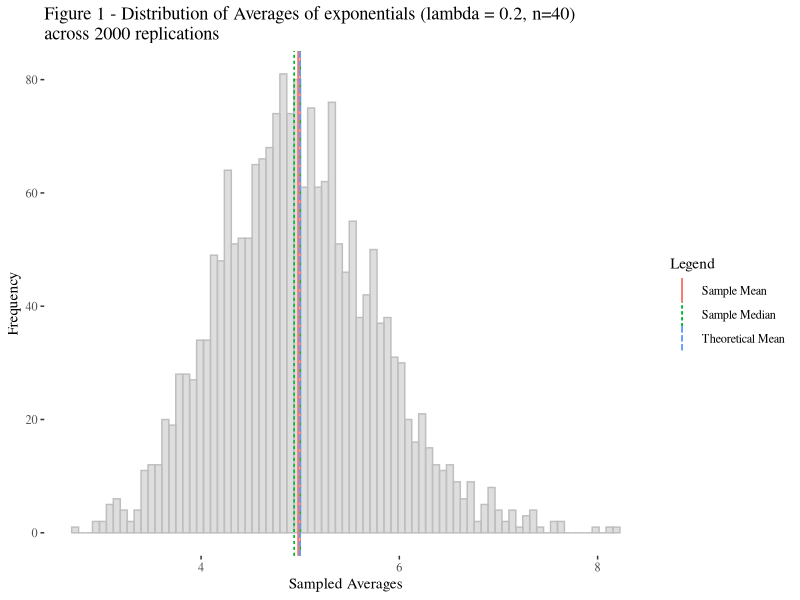
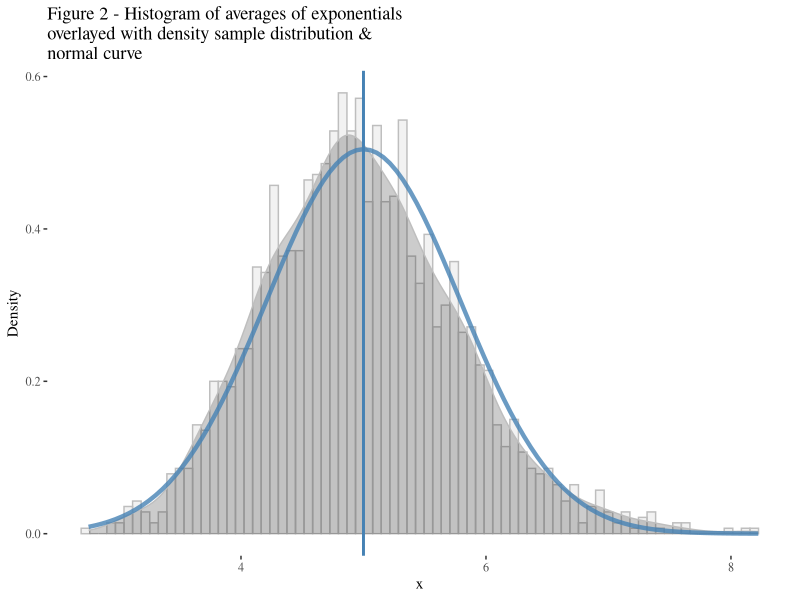

Write the R code that produced these figures, in order.
## ---- chunk 1
library(ggplot2)
library(ggthemes)
library(knitr)

set.seed(42)

lambda <- 0.2
no_exps <- 40
no_sims <- 2000
norm_vars <- data.frame(rnorm(2000,1/lambda,sqrt(0.625)))

set.seed(42)

exp_means <- mean(rexp(no_exps,lambda))
for(i in 1:(no_sims-1)){exp_means <- c(exp_means,mean(rexp(no_exps,lambda)))}

summary_stats <- data.frame(Legend = "Theoretical Mean", vals = 1/lambda)
summary_stats <- rbind(summary_stats,data.frame(Legend = "Sample Mean", vals = mean(exp_means)))
summary_stats <- rbind(summary_stats, data.frame(Legend = "Sample Median", vals = median(exp_means)))
## ---- chunk 2
ggplot() + geom_histogram(data = data.frame(x=exp_means), aes(x=x),binwidth = 0.07,  fill = "grey",alpha = 0.5, 
                          colour = "grey") + 
        geom_vline(data = summary_stats,aes(xintercept = 1/lambda, color = Legend, linetype = Legend), show_guide = TRUE) + 
        geom_vline(data = summary_stats,aes(xintercept = vals, color = Legend, linetype = Legend),show_guide = TRUE) + 
        geom_vline(data = summary_stats,aes(xintercept = vals, color = Legend, linetype = Legend),show_guide = TRUE) +
        ggtitle("Figure 1 - Distribution of Averages of exponentials (lambda = 0.2, n=40)\nacross 2000 replications") + 
        xlab("Sampled Averages") + ylab("Frequency") + theme_tufte()

## ---- chunk 3
summary(exp_means)
## ---- chunk 4
var(exp_means)
## ---- chunk 5
ggplot() + geom_histogram(data = data.frame(x=exp_means), aes(x=x, y = ..density..),binwidth = 0.07,  
                          fill = "grey",alpha = 0.2, colour = "grey") + 
        geom_density(data = data.frame(x=exp_means), aes(x=x), colour = "grey", fill ="black", alpha = 0.2) +
        geom_vline(xintercept = 1/lambda, color = "steelblue", linetype = 1, lwd = 1) + 
        ggtitle("Figure 2 - Histogram of averages of exponentials\noverlayed with density sample distribution &\nnormal curve") + 
        xlab("x") + ylab("Density") + 
        stat_function(data = norm_vars, fun = dnorm, colour = "steelblue", lwd = 1.5, alpha = 0.8,
                      args = list(mean =5, sd = sqrt(0.625))) + theme_tufte()

## ---- chunk 6
set.seed(42)
coverage_interval <- mean(exp_means) + c(-1,1) * qnorm(0.975)*(1/lambda)*sqrt(1/no_exps)

## ---- chunk 7
coverage_interval
